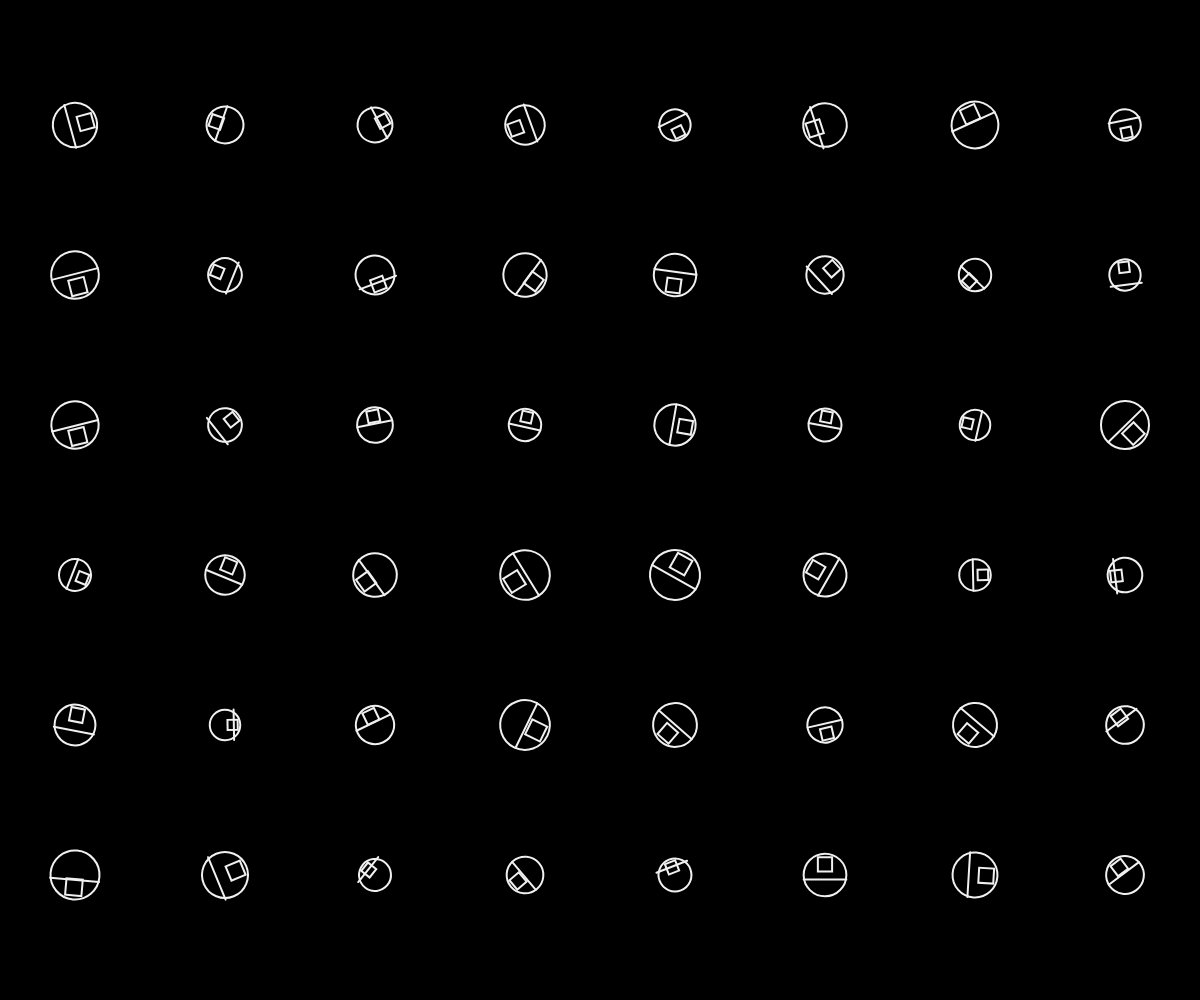
Frame 1 (no input)
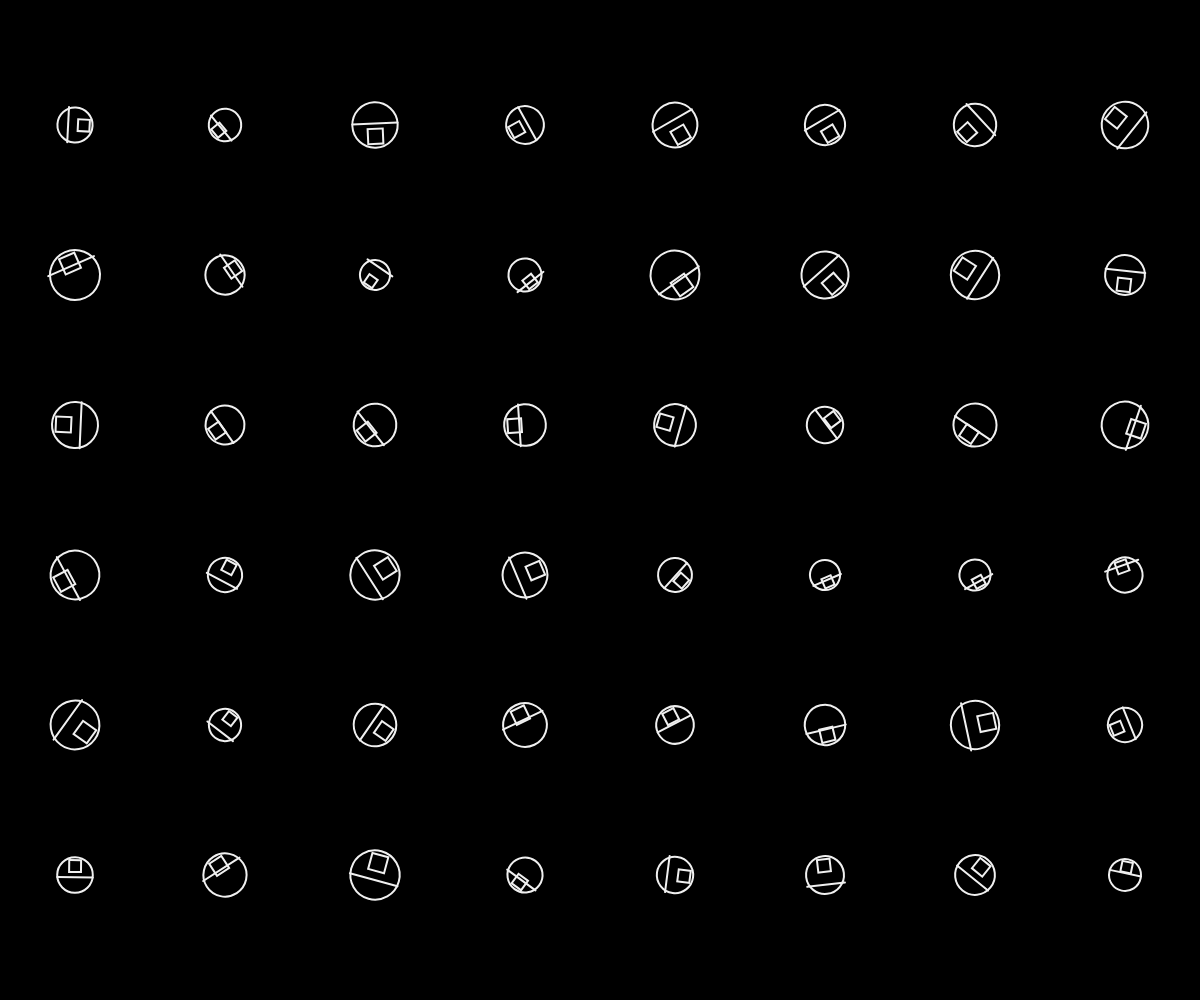
Frame 2 (the mouse pressed at the canvas centre, redrawn once)

The p5.js sketch that drew these frames (run headless with seeded random() and noise() and a simulated clock; the mouse was pressed at the canvas centre and the sketch redrawn once):

// p5.js sketch
// ── sketch.js
// Laboratorio di Computer Grafica per l'Information Design
// Christian Battista Giannarelli

function setup() {
	createCanvas(windowWidth, windowHeight);
	background(0);
	noLoop();
}

function draw() {
	background(0);

	// Spazio ideale tra i glifi
	let space = 150;

	// Numero di colonne
	let cols = floor(windowWidth / space);

	// Numero di righe
	let rows = floor(windowHeight / space);

	// Calcolo dello spazio effettivo (uniforme) tra i glifi
	let spacing = min(windowWidth / cols, windowHeight / rows);

	// Centramento della griglia
	let startX = (windowWidth - (cols * spacing)) / 2 + spacing/2;
	let startY = (windowHeight - (rows * spacing)) / 2 + spacing/2;

	// Iterazione tra le righe
	for(let i = 0; i < rows; i++) {
		// Iterazione tra le colonne
		for(let j = 0; j < cols; j++) {
			// Calcolo delle coordinate dove siamo arrivati
			let x = startX + j * spacing;
			let y = startY + i * spacing;

			// Disegno del glifo
			drawGlyph(x, y);
		}
	}
}

// Funzione per il disegno del glifo (formato da un cerchio, una linea e un quadrato)
function drawGlyph(x, y) {
	// Salvataggio delle coordinate
	push();

	// Spostamento dell'origine nel punto stabilito
	translate(x, y);

	// Parametri random per il glifo
	let size = random(30, 50);
	let rotation = random(TWO_PI);
	let offset = random(-10, 10);

	// Applicazione della rotazione random
	rotate(rotation);

	// Disegno del cerchio
	noFill();
	stroke(240);
	strokeWeight(2);
	circle(0, 0, size);

	// Disegno della linea
	line(-size/2, offset, size/2, offset);

	// Disegno del quadrato (centrato rispetto al punto indicato)
	rectMode(CENTER);
	square(0, -size/4, size/3);

	// Eliminazione delle coordinate salvate
	pop();
}

// Gestione del ridimensionamento della finestra
function windowResized() {
	resizeCanvas(windowWidth, windowHeight);
	redraw();
}
